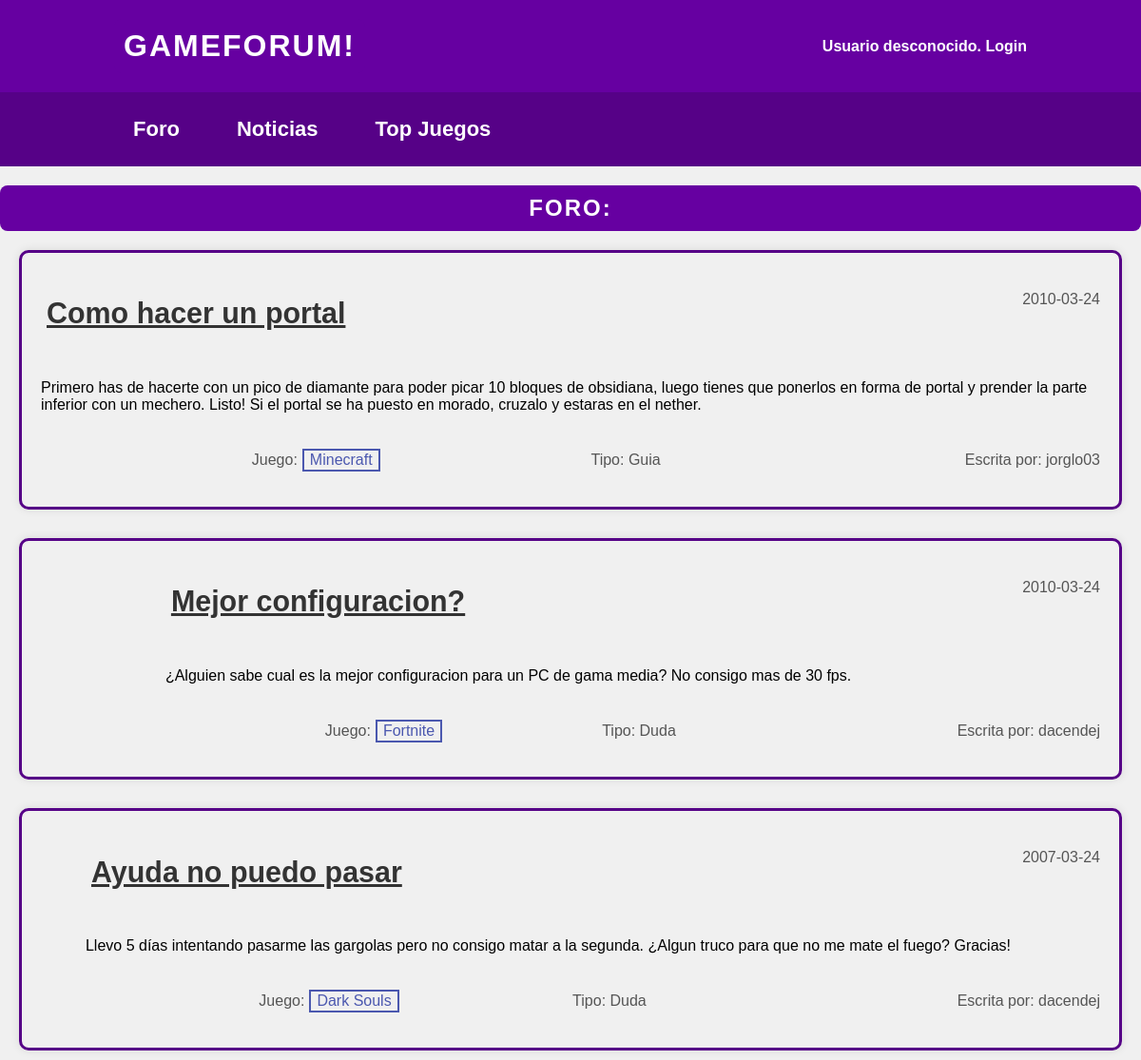
Before: /foro.php with the older database file.
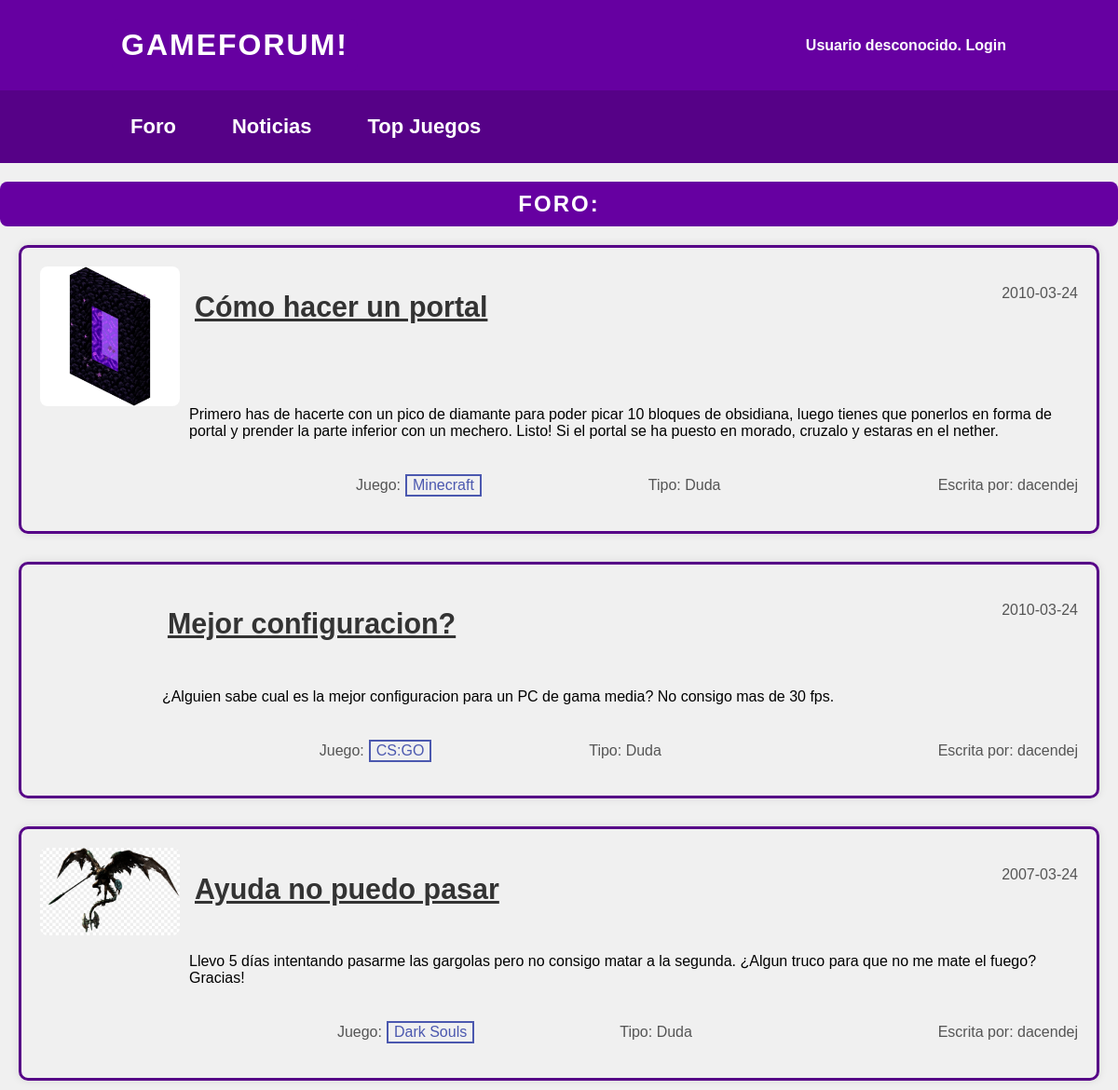
After: the same page with the newer database file.
### tables this page shows
CREATE TABLE `foro` (
  `ID` int(5) UNSIGNED NOT NULL,
  `Titulo` varchar(20) NOT NULL,
  `Usuario` varchar(15) NOT NULL,
  `Juego` varchar(20) NOT NULL,
  `Tipo` varchar(10) NOT NULL,
  `Fecha` date NOT NULL,
  `Contenido` varchar(1000) NOT NULL
);

CREATE TABLE `imagenes` (
  `id` int(32) UNSIGNED NOT NULL,
  `ruta` varchar(512) NOT NULL,
  `descripcion` varchar(512) NOT NULL,
  `noticia_id` int(5) UNSIGNED DEFAULT NULL,
  `foro_id` int(5) UNSIGNED DEFAULT NULL,
  `respuestas_id` int(5) UNSIGNED DEFAULT NULL,
  `videojuego_id` int(5) UNSIGNED DEFAULT NULL,
  `sugerencia_juego_id` int(5) UNSIGNED DEFAULT NULL
);

### src/foro/bd/Publicacion.php (called while the page is built, shortened)
<?php
class Publicacion {
    private $id;
    private $titulo;
    private $usuario;
    private $juego;
    private $tipo;
    private $fecha;
    private $contenido;
    public function __construct($titulo, $usuario, $juego, $tipo, $fecha, $contenido, $id) {
        $this->id = $id;
        $this->titulo = $titulo;
        $this->usuario = $usuario;
        $this->juego = $juego;
        $this->tipo = $tipo;
        $this->fecha = $fecha;
        $this->contenido = $contenido;
    }
    public static function obtenerPublicaciones(){
        $conn = BD::getInstance()->getConexionBd();
        $query = "SELECT * FROM foro ORDER BY Fecha DESC";
        $result = $conn->query($query);
        $foro = [];
        if ($result) {
            while ($fila = $result->fetch_assoc()) {
                $foro[] = new Publicacion(
                    $fila['Titulo'],
                    $fila['Usuario'],
                    $fila['Juego'],
                    $fila['Tipo'],
                    $fila['Fecha'],
                    $fila['Contenido'],
                    $fila['ID']
                );
            }
        } else {
            error_log("Error al obtener las publicaciones: ({$conn->errno}): {$conn->error}");
        }
        return $foro;
    }
    public function getId() {
        return $this->id;
    }
    public function getTitulo() {
        return $this->titulo;
    }
    public function getUsuario() {
        return $this->usuario;
    }
    public function getJuego() {
        return $this->juego;
    }
    public function getTipo() {
        return $this->tipo;
    }
    public function getFecha() {
        return $this->fecha;
    }
    public function getContenido() {
        return $this->contenido;
    }
}

### src/juegos/bd/Juego.php (called while the page is built, shortened)
<?php
class Juego
{
    public static function obtenerIdJuego($nombre)
    {
        $conn = BD::getInstance()->getConexionBd();
        $nombre = $conn->real_escape_string($nombre);
        $query = sprintf("SELECT ID FROM videojuegos WHERE Juego = '%s'", $nombre);
        $result = $conn->query($query);
        if ($result && $result->num_rows > 0) {
            $fila = $result->fetch_assoc();
            $idJuego = $fila['ID'];
            return $idJuego;
        } else {
            error_log("Error BD ({$conn->errno}): {$conn->error}");
            return null;
        }
    }
}

### vistas/helpers/autorizacion.php (called while the page is built, shortened)
<?php
function estaLogado()
{
    return isset($_SESSION['usuario']);
}

### src/Utils.php (called while the page is built, shortened)
<?php
abstract class Utils
{
    public static function buildUrl($relativeURL, $params = [])
    {
        $url = RUTA_APP.$relativeURL;
        return $url;
    }
    public static function buildParams($params, $separator='&', $enclosing='') {
        $query= '';
        return $query;
    }
}

### src/imagenes/bd/Imagen.php (called while the page is built, shortened)
<?php
class Imagen
{
    private $ruta;
    private $descripcion;
    public function __construct($id, $ruta, $descripcion, $videojuego_id = null, $noticia_id = null, $foro_id = null, $sugerencia_juego_id = null)
    {
        $this->ruta = $ruta;
        $this->descripcion = $descripcion;
    }
    public function getRuta()
    {
        return $this->ruta;
    }
    public function getDescripcion()
    {
        return $this->descripcion;
    }
    public static function obtenerPorForoId($foro_id)
    {
        $conn = BD::getInstance()->getConexionBd();
        $query = sprintf(
            "SELECT * FROM imagenes WHERE foro_id = %d",
            $conn->real_escape_string($foro_id)
        );
        $resultado = $conn->query($query);
        if ($resultado) {
            $imagenes = [];
            while ($fila = $resultado->fetch_assoc()) {
                $imagenes[] = new Imagen(
                    $fila['id'],
                    $fila['ruta'],
                    $fila['descripcion'],
                    $fila['videojuego_id'],
                    $fila['noticia_id'],
                    $fila['foro_id'],
                    $fila['sugerencia_juego_id']
                );
            }
            return $imagenes;
        } else {
            error_log("Error al obtener imágenes por foro_id ({$conn->errno}): {$conn->error}");
            return false;
        }
    }
}

### vistas/helpers/publicaciones.php (the view, shortened to what this page needs)
<?php
echo '<link rel="stylesheet" href="css/estilos.css">';
require_once 'autorizacion.php';
require_once 'src/juegos/bd/Juego.php';
require_once 'src/imagenes/bd/Imagen.php';
function listaPublicaciones()
{
    $publicaciones = Publicacion::obtenerPublicaciones();
    $listaHtml = '<div class="lista-publicaciones">';
    foreach ($publicaciones as $publicacion) {
        $nombre = htmlspecialchars($publicacion->getTitulo());
        $fecha = htmlspecialchars($publicacion->getFecha());
        $usuario = htmlspecialchars($publicacion->getUsuario());
        $tipo = htmlspecialchars($publicacion->getTipo());
        $juego = htmlspecialchars($publicacion->getJuego());
        $id = $publicacion->getId();
        $idJuego = Juego::obtenerIdJuego($juego);
        $imagenes = Imagen::obtenerPorForoId($id);
        $imagenesHtml = '';
        foreach ($imagenes as $imagen) {
            $rutaImagen = htmlspecialchars($imagen->getRuta());
            $descripcionImagen = htmlspecialchars($imagen->getDescripcion());
            $imagenesHtml .= "<img src='{$rutaImagen}' alt='{$descripcionImagen}' class='imagen-publicacion'>";
        }
        $listaHtml .= "<div class=\"publicacion\">
                <h3 class=\"titulo-publicacion\">
                    <form action='verPublicacion.php' method='get'>
                        <input type='hidden' name='id' value='$id'>
                        <button type='submit' class='titulo-button'><b>$nombre</b></button>
                    </form>
                </h3>
                <p class=\"fecha-publicacion\">$fecha</p>
                <p class=\"tipo-publicacion\">Tipo: $tipo</p>
                <p class=\"juego-publicacion\">Juego:
                    <form action='verJuego.php' method='get' style='grid-area: juego;'>
                        <input type='hidden' name='id' value='$idJuego'>
                        <button type='submit' class='verJuego-button'>$juego</button>
                    </form>
                </p>
                <p class=\"usuario-publicacion\">Escrita por: $usuario </p>
                <div class=\"contenido-publicacion\">{$publicacion->getContenido()}</div>
                <div class=\"imagenes-publicacion\">$imagenesHtml</div>";
        $listaHtml .= "<br><br></div>";
    }
    $listaHtml .= '</div>';
    return $listaHtml;
}

### foro.php (shortened to what this page needs)
<?php
require_once 'vistas/helpers/publicaciones.php';
require_once 'src/foro/bd/Publicacion.php';
$mensaje = '';
$contenidoPrincipal = '';
if (empty($mensaje) && !isset($_GET['accion'])) {
    $contenidoPrincipal .= '<h1>FORO:</h1>';
    $contenidoPrincipal .= listaPublicaciones();
}
$contenidoPrincipal .= $mensaje;
require 'vistas/comun/layout.php';

### vistas/comun/layout.php (shortened to what this page needs)
<!DOCTYPE html>
<html lang="es">
<head>
    <link rel="stylesheet" href="css/estilos.css">
</head>
<body>
    <?php
        require 'vistas/comun/cabecera.php';
    ?>
<main>
	<article>
		<?= $contenidoPrincipal ?>
	</article>
</main>
</body>
</html>

### vistas/helpers/juegos.php (shortened to what this page needs)
<?php
echo '<link rel="stylesheet" href="css/estilos.css">';
require_once 'autorizacion.php';
require_once 'src/imagenes/bd/Imagen.php';

### vistas/helpers/noticias.php (shortened to what this page needs)
<?php
echo '<link rel="stylesheet" href="css/estilos.css">';
require_once 'autorizacion.php';
require_once 'src/imagenes/bd/Imagen.php';

### vistas/comun/cabecera.php (shortened to what this page needs)
<?php
require_once 'vistas/helpers/usuarios.php';
require_once 'vistas/helpers/juegos.php';
require_once 'vistas/helpers/noticias.php';
?>
<!DOCTYPE html>
<html lang="es">
<head>
    <link rel="stylesheet" href="css/estilos.css">
</head>
<body>
    <header>
        <div class="container">
            <div class="logo">
                <h1>GameForum!</h1>
            </div>
            <div class="login">
                <?= saludo() ?>
            </div>
        </div>
    </header>
    <nav>
        <div class="container">
            <ul>
                <li><a href="foro.php">Foro</a></li>
                <li><a href="noticias.php">Noticias</a></li>
                <li><a href="topJuegos.php">Top Juegos</a></li>
            </ul>
        </div>
    </nav>
</body>
</html>

### vistas/helpers/usuarios.php (shortened to what this page needs)
<?php
require_once 'autorizacion.php';
function saludo()
{
    $html = '';
    if (estaLogado()) {
        $urlLogout = Utils::buildUrl('/logout.php');
        $html = <<<EOS
        Bienvenido, {$_SESSION['usuarioNombre']} <a href="{$urlLogout}">(salir)</a>
        EOS;
    } else {
        $urlLogin = Utils::buildUrl('/login.php');
        $html = <<<EOS
        Usuario desconocido. <a href="{$urlLogin}">Login</a>
        EOS;
    }
    return $html;
}

### css/estiloIndex.css (style rules this page uses)
p { color: #555; line-height: 1.6; }
img { display: block; margin: 0 auto; border-radius: 8px; }
.logo h1 { animation: pulse 1s infinite alternate, colorChange 2s infinite alternate; }

### css/estiloNavegacion.css (style rules this page uses)
h1 { color: #fff; background-color: #6600A1; text-align: center; text-transform: uppercase; letter-spacing: 2px; padding: 10px; border-radius: 8px; margin-bottom: 20px; font-weight: 800; }
body { font-family: Arial, sans-serif; background-color: #f0f0f0; padding: 20px; }

### css/foro.css (style rules this page uses)
.lista-publicaciones { display: grid; gap: 20px; }
.publicacion { display: grid; border: 3px solid #560187; padding: 20px; box-shadow: 0 0 10px rgba(0, 0, 0, 0.1); margin-left: 20px; margin-right: 20px; margin-bottom: 10px; border-radius: 10px; grid-template-areas: 'imagen imagen titulo titulo titulo fecha' 'imagen imagen contenido contenido contenido contenido' 'borrar editar juegoLabel juego tipo usuario'; }
.imagen-publicacion { grid-area: imagen; max-width: 150px; height: auto; margin-right: 10px; }
.titulo-button { background-color: transparent; border: none; font-size: 1.2em; color: #333; cursor: pointer; transition: color 0.3s; text-decoration: underline; }
.titulo-publicacion { grid-area: titulo; font-size: 3ex; }
.fecha-publicacion { grid-area: fecha; text-align: right; }
.usuario-publicacion { grid-area: usuario; text-align: right; }
.contenido-publicacion { grid-area: contenido; margin-bottom: 20px; text-align: left; }
.tipo-publicacion { grid-area: tipo; }
.juego-publicacion { grid-area: juegoLabel; font-size: 16px; text-align: right; margin-right: 5px; }
.verJuego-button { grid-area: juego; margin-top: 17px; background-color: transparent; border: 2px solid #4b58af; font-size: 16px; color: #4b58af; cursor: pointer; transition: color 0.3s, border-color 0.3s; position: relative; animation: pulse 2s infinite; }

### css/cabecera.css (style rules this page uses)
body { font-family: Arial, sans-serif; margin: 0; padding: 0; }
.container { width: 80%; margin: 0 auto; }
header { background-color: #6600A1; color: #fff; padding: 20px 0; font-weight: 600; }
header .container { display: flex; justify-content: space-between; align-items: center; }
.logo h1 { margin: 0; }
.login a { color: #fff; text-decoration: none; }
nav { background-color: #560187; color: #fff; padding: 16px 0; }
nav ul { list-style: none; margin: 0; padding: 0; display: flex; }
nav ul li { margin-right: 20px; }
nav ul li a { transition: all 0.3s ease; }
nav ul li:last-child { margin-right: 0; }
nav ul li a { color: #fff; text-decoration: none; font-size: 22px; font-weight: 800; display: inline-block; padding: 10px 20px; border-radius: 5px; }

Changed rows visible on the page:
changed foro "Minecraft": Tipo "Guia" → "Duda"; Usuario "jorglo03" → "dacendej"
added imagenes: ruta (picture)
changed foro (number 2 of 3 on the later page): Juego "Fortnite" → "CS:GO"
added imagenes: ruta (picture)
Other visible differences:
$nombre: "Como hacer un portal Mejor configuracion? Ayuda no puedo pasar" → "Cómo hacer un portal Mejor configuracion? Ayuda no puedo pasar"
